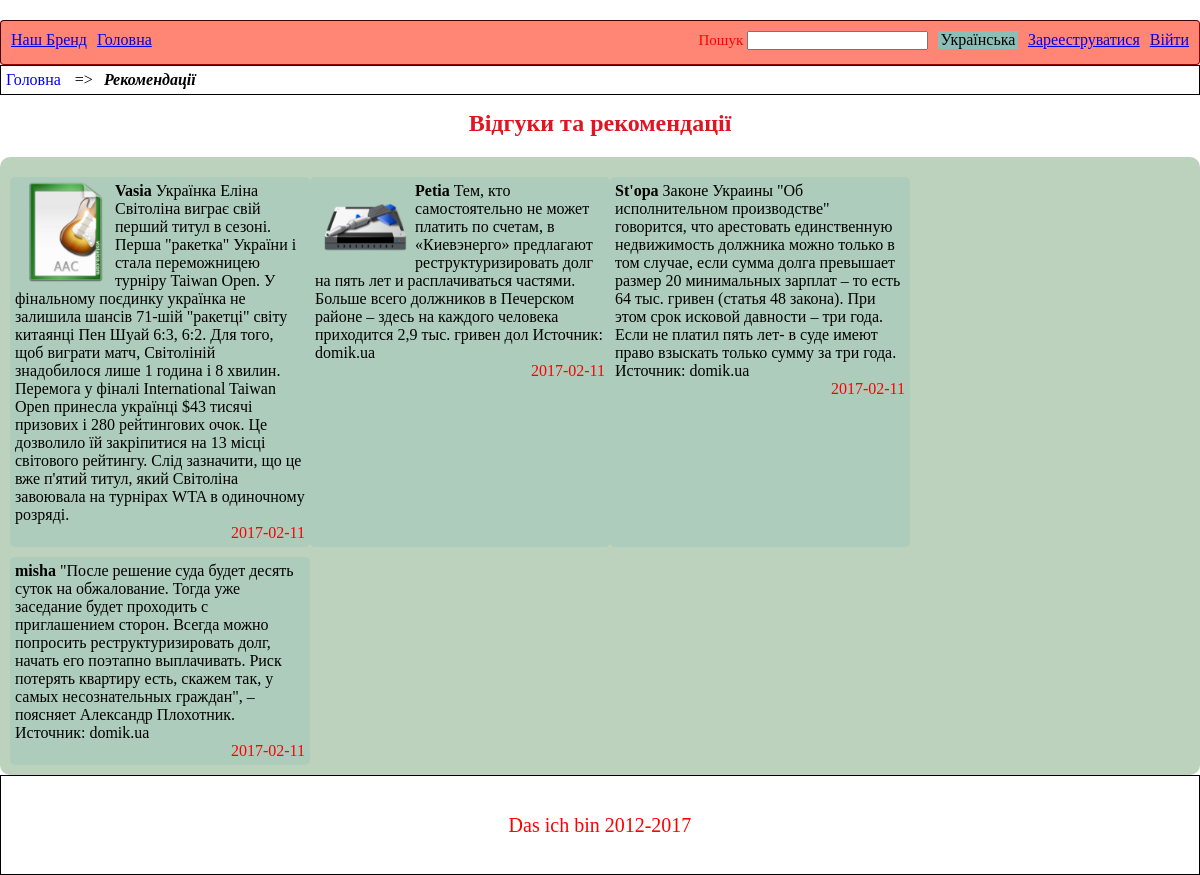
Page /testimonials/show on the committed database.
### tables this page shows
CREATE TABLE `testimonials` (
  `id` int(10) UNSIGNED NOT NULL,
  `name` varchar(255) NOT NULL,
  `avatar` varchar(255) DEFAULT NULL,
  `testimonial` text NOT NULL,
  `time` timestamp NOT NULL DEFAULT CURRENT_TIMESTAMP,
  `user_id` int(11) UNSIGNED DEFAULT NULL
);

### resources/templates/default/index.php (called while the page is built, shortened)
<?php
    require_once "header.php";
    $view=$router->getView($view);
    include_once ($view);
    require_once "footer.php";

### public/index.php (called while the page is built, shortened)
<?php
    $router = new Application();
    $controller=$router->getController();
    extract($router->runController($controller), EXTR_OVERWRITE);
    require_once PATH_SITE."/resources/". $router->putTemplate()."/index.php";

### resources/languages/uk.php (called while the page is built, shortened)
<?php
$mainPageL = "Головна";
$testimonialsL = "Рекомендації";
$testemonialsL = "Відгуки та рекомендації";

### app/core/database.php (called while the page is built, shortened)
<?php
class DataBase {
    public function __construct(){
     try{
           $this->conn = new \PDO('mysql:dbname='.NAME_BD.';host='.HOST.'', USER, PASSWORD, array(\PDO::MYSQL_ATTR_INIT_COMMAND => 'SET NAMES\'UTF8\''));
        }catch(\PDOException $e) {die("Ошибка соединения с базой или хостом:".$e->getMessage());}
    }
}
?>

### app/protected/models/testemonials.php (called while the page is built, shortened)
<?php
class Testemonial extends DataBase
{
    public function getAll()
    {
        $sql= "SELECT `t`.`id`, `t`.`name`, `t`.`avatar` AS `first_avatar`, `t`.`testimonial`, `t`.`time`, `u`.`avatar`
                      AS `second_avatar`  FROM `testimonials` `t` LEFT JOIN `users` `u` ON `t`.`user_id`= `u`.`id`  ";
        $stmt = $this->conn->query($sql);
        $result = $stmt->fetchAll();
        return $result;
    }
}

### app/protected/controllers/testemonials.php (called while the page is built, shortened)
<?php
class Testimonials  extends BaseController
  {
    public function show()
	{
        $testimonials = (new TestimonialsModel())->getAll();
      return ['view'=>'views/testimonials.php', 'testimonials'=>$testimonials];
    }
  }

### app/core/application.php (called while the page is built, shortened)
<?php
class Application extends MainDispatcher {
    public function runController($controller){
        $action = $controller[1];
        $contr = new $name_contr($controller);
        $data=call_user_func(array($contr, $action));
        return $data;
    }
}

### resources/views/testimonials.php (the view)
<section class="breadcrumbs">
    <a href="/" class="breadcrumb__item"><?=  $mainPageL ?></a>  =>
    <span class="breadcrumb__item--current"><?=  $testimonialsL ?></span>
</section>
<h2 class="content-zone__header"><?= $testemonialsL ?></h2>
<section class="testimonials-block__all">
    <?php foreach($testimonials as $testimonial): ?>
        <div class="testimonials-block__all-item">
            <img class="testimonials-block__all-item-avatar" src="/uploads/usersImages/<?= $testimonial->first_avatar ?? $testimonial->second_avatar; ?>"
                 alt="" onerror="this.style.display='none'">
            <strong><?= $testimonial->name ?></strong>
            <?= $testimonial->testimonial ?>
            <p class="testimonials-block__all-item-time"><?= (new \DateTime($testimonial->time))->format('Y-m-d'); ?></p>
        </div>
    <?php endforeach; ?>
</section>

### public/assets/css/default.css (style rules this page uses)
* { box-sizing: border-box; margin: 0; padding: 0; }
html, body { height: 100%; }
.content-zone__header { margin:15px 0; text-align: center; color: #df1522; }
.breadcrumbs { width: 100%; height: 30px; border: 1px solid #000000; margin-bottom: 5px; padding: 5px; }
.breadcrumb__item--current { font-style: italic; font-weight: bold; margin-left: 7px; text-transform: capitalize; }
.breadcrumb__item { margin-right:10px; text-transform: capitalize; text-decoration:none; }
.testimonials-block__all { display:flex; justify-content:flex-start; flex-wrap: wrap; margin-top:20px; border-radius:10px; padding: 10px; background: #bcd2bc; }
.testimonials-block__all-item { background-color: rgba(138, 190, 183, 0.29); border-radius:5px; margin-top:10px; width:300px; padding:5px; }
.testimonials-block__all-item-time { color:red; text-align: right; }
.testimonials-block__all-item-avatar { float:left; max-width:100px; max-height:100px; }

### rows in the picture
testimonials: avatar (picture), name "Vasia", testimonial "Українка Еліна Світоліна виграє свій перший титул в сезоні. Перша \"ракетка\" України і стала переможницею турніру Taiwan Open. У фінальному поєдинку українка не залишила шансів 71-шій \"ракетці\" світу китаянці Пен Шуай 6:3, 6:2. Для того, щоб виграти матч, Світоліній знадобилося лише 1 година і 8 хвилин. Перемога у фіналі International Taiwan Open принесла українці $43 тисячі призових і 280 рейтингових очок. Це дозволило їй закріпитися на 13 місці світового рейтингу. Слід зазначити, що це вже п'ятий титул, який Світоліна завоювала на турнірах WTA в одиночному розряді.", time "2017-02-11"
testimonials: avatar (picture), name "Petia", testimonial "Тем, кто самостоятельно не может платить по счетам, в «Киевэнерго» предлагают реструктуризировать долг на пять лет и расплачиваться частями. Больше всего должников в Печерском районе – здесь на каждого человека приходится 2,9 тыс. гривен дол Источник: domik.ua", time "2017-02-11"
testimonials: name "St'opa", testimonial "Законе Украины \"Об исполнительном производстве\" говорится, что арестовать единственную недвижимость должника можно только в том случае, если сумма долга превышает размер 20 минимальных зарплат – то есть 64 тыс. гривен (статья 48 закона). При этом срок исковой давности – три года. Если не платил пять лет- в суде имеют право взыскать только сумму за три года. Источник: domik.ua", time "2017-02-11"
testimonials: name "misha", testimonial "\"После решение суда будет десять суток на обжалование. Тогда уже заседание будет проходить с приглашением сторон. Всегда можно попросить реструктуризировать долг, начать его поэтапно выплачивать. Риск потерять квартиру есть, скажем так, у самых несознательных граждан\", – поясняет Александр Плохотник. Источник: domik.ua", time "2017-02-11"

### other values in the picture
$ourBrandL "Наш Бренд"
$mainPageL "Головна"
$enterAdminL "Війти"
$registerL "Зарееструватися"
$searchL "Пошук"
$testimonialsL "Рекомендації"
$testemonialsL "Відгуки та рекомендації"
$footerDisclaimerL "Das ich bin 2012-2017"
